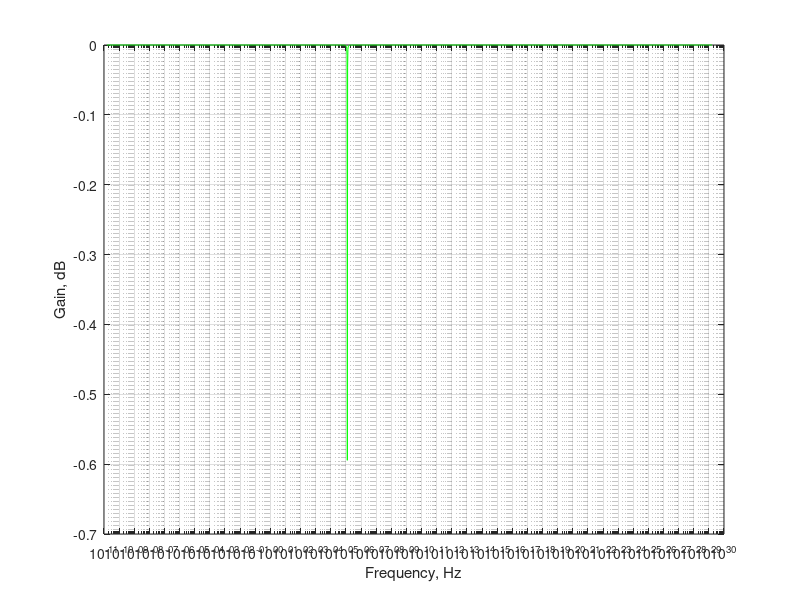

Write MATLAB code to recreate this figure. (Note: this script raises an error after producing the figure.)
%To design a RLC BSF with cutoff frequency 124 kHz or 124000 Hz -
fc = 124000;
%BandWidth = 124200-123800 = 400
BW = 2*pi*800;
R = 2000;
Q = 2*pi*fc/BW;
L = (R*Q)/(2*pi*fc);
C = 1/(4*pi*pi*fc*fc*L);
%Then, in Transfer function-
numerator = [L*C 0 1];
denominator = [L*C R*C 1];
w = logspace(-10,30,2000);
h = freqs(numerator,denominator,w);
f = w/(2*pi);
magnitude = 20*log10(abs(h));
semilogx(f,magnitude,'g');
grid on;
xlabel('Frequency, Hz');
ylabel('Gain, dB');
xline(124000,'r','124 kHz');